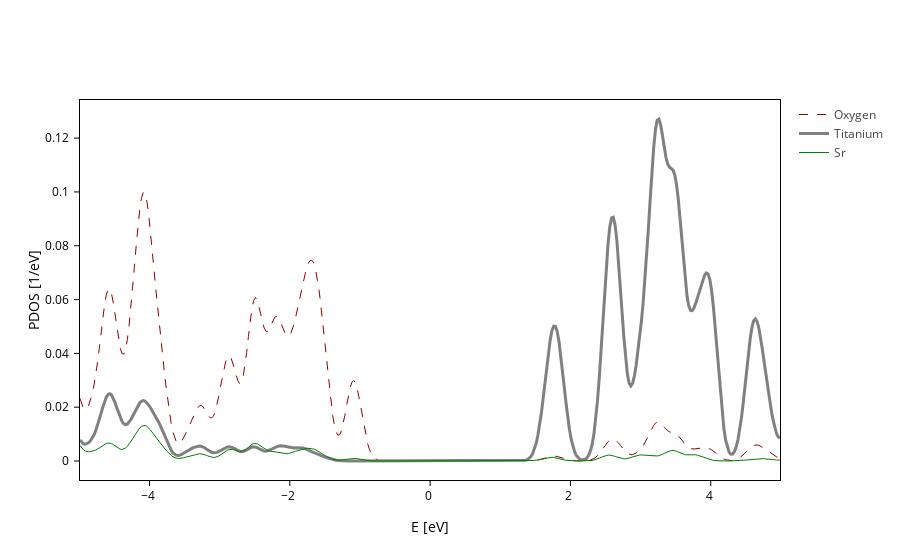

Notebook cell for this chart:
### Markdown cell above
And now we are going to create three lines, one for each species

### Code cell
plot.update_inputs(
    groups=[
        {
            "name": "Oxygen",
            "species": ["O"],
            "color": "darkred",
            "dash": "dash",
            "reduce": "mean",
        },
        {
            "name": "Titanium",
            "species": ["Ti"],
            "color": "gray",
            "size": 3,
            "reduce": "mean",
        },
        {"name": "Sr", "species": ["Sr"], "color": "green", "reduce": "mean"},
    ],
    Erange=[-5, 5],
)

### Figure 1 — Plotly figure (JSON) as saved in the notebook; plotly's stock layout.template omitted (floating-point values rounded to 4 significant figures; data arrays with more than 128 entries replaced by an {"elided": "..."} marker saying what was removed)
{"data": [{"line": {"color": "darkred", "dash": "dash", "width": 1.0}, "meta": {}, "mode": "lines", "name": "Oxygen", "type": "scatter", "x": {"elided": "400 float values"}, "y": {"elided": "400 float values"}}, {"line": {"color": "gray", "width": 3}, "meta": {}, "mode": "lines", "name": "Titanium", "type": "scatter", "x": {"elided": "400 float values"}, "y": {"elided": "400 float values"}}, {"line": {"color": "green", "width": 1.0}, "meta": {}, "mode": "lines", "name": "Sr", "type": "scatter", "x": {"elided": "400 float values"}, "y": {"elided": "400 float values"}}], "layout": {"scene": {"xaxis": {"title": {"text": "E [eV]"}}, "yaxis": {"title": {"text": "PDOS [1/eV]"}}}, "xaxis": {"title": {"text": "E [eV]"}}, "yaxis": {"title": {"text": "PDOS [1/eV]"}}}}
